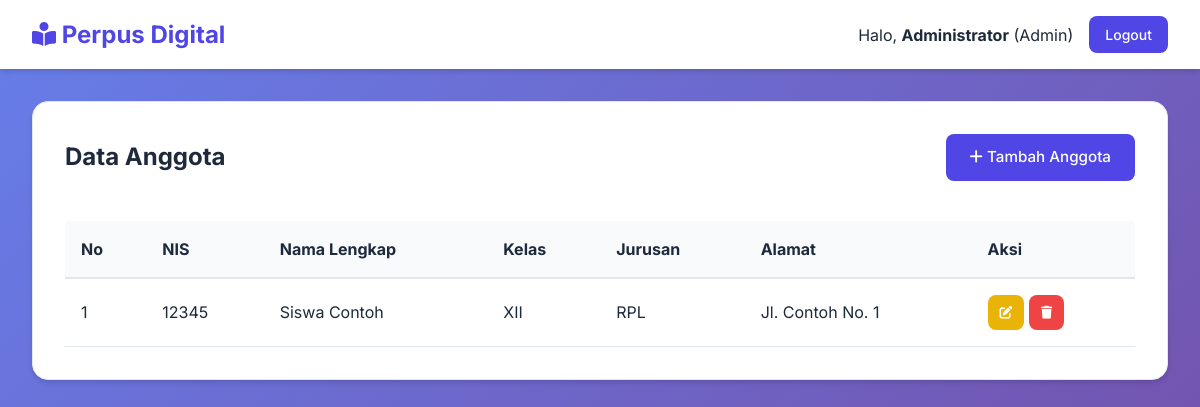
Screenshot of /anggota.php (signed in) with the database file from the repository.
### tables this page shows
CREATE TABLE `anggota` (
  `id_anggota` int(11) NOT NULL AUTO_INCREMENT,
  `nis` varchar(20) NOT NULL,
  `nama_lengkap` varchar(100) NOT NULL,
  `kelas` varchar(20) NOT NULL,
  `jurusan` varchar(50) NOT NULL,
  `alamat` text NOT NULL,
  `password` varchar(32) NOT NULL,
  PRIMARY KEY (`id_anggota`),
  UNIQUE KEY `nis` (`nis`)
);

### anggota.php (the view, shortened to what this page needs)
<?php
include 'header.php';
include 'config/database.php';
?>
<div class="card">
    <div style="display: flex; justify-content: space-between; align-items: center; margin-bottom: 1.5rem;">
        <h2 style="margin-bottom: 0;">Data Anggota</h2>
        <a href="tambah_anggota.php" class="btn btn-primary"><i class="fas fa-plus"></i> Tambah Anggota</a>
    </div>
    <div style="overflow-x: auto;">
        <table style="width: 100%; border-collapse: collapse; margin-top: 1rem;">
            <thead>
                <tr style="background-color: #f8fafc; text-align: left;">
                    <th style="padding: 1rem; border-bottom: 2px solid var(--border-color);">No</th>
                    <th style="padding: 1rem; border-bottom: 2px solid var(--border-color);">NIS</th>
                    <th style="padding: 1rem; border-bottom: 2px solid var(--border-color);">Nama Lengkap</th>
                    <th style="padding: 1rem; border-bottom: 2px solid var(--border-color);">Kelas</th>
                    <th style="padding: 1rem; border-bottom: 2px solid var(--border-color);">Jurusan</th>
                    <th style="padding: 1rem; border-bottom: 2px solid var(--border-color);">Alamat</th>
                    <th style="padding: 1rem; border-bottom: 2px solid var(--border-color);">Aksi</th>
                </tr>
            </thead>
            <tbody>
                <?php
$no = 1;
$data = mysqli_query($koneksi, "SELECT * FROM anggota ORDER BY nama_lengkap ASC");
while ($d = mysqli_fetch_array($data)) {
?>
                    <tr style="border-bottom: 1px solid var(--border-color);">
                        <td style="padding: 1rem;"><?php echo $no++; ?></td>
                        <td style="padding: 1rem;"><?php echo $d['nis']; ?></td>
                        <td style="padding: 1rem;"><?php echo $d['nama_lengkap']; ?></td>
                        <td style="padding: 1rem;"><?php echo $d['kelas']; ?></td>
                        <td style="padding: 1rem;"><?php echo $d['jurusan']; ?></td>
                        <td style="padding: 1rem;"><?php echo $d['alamat']; ?></td>
                        <td style="padding: 1rem;">
                            <a href="edit_anggota.php?id=<?php echo $d['id_anggota']; ?>" class="btn" style="background-color: #eab308; color: white; padding: 0.5rem 0.75rem; font-size: 0.8rem;"><i class="fas fa-edit"></i></a>
                            <a href="hapus_anggota.php?id=<?php echo $d['id_anggota']; ?>" class="btn" style="background-color: #ef4444; color: white; padding: 0.5rem 0.75rem; font-size: 0.8rem;" onclick="return confirm('Yakin ingin menghapus data ini?')"><i class="fas fa-trash"></i></a>
                        </td>
                    </tr>
                <?php
}
?>
            </tbody>
        </table>
    </div>
</div>
<?php include 'footer.php'; ?>

### assets/css/style.css (style rules this page uses)
:root { --primary-color: #4f46e5; --primary-hover: #4338ca; --secondary-color: #64748b; --background-color: #f1f5f9; --surface-color: #ffffff; --text-color: #1e293b; --text-muted: #64748b; --border-color: #e2e8f0; --success-color: #10b981; --error-color: #ef4444; --warning-color: #f59e0b; --shadow-sm: 0 1px 2px 0 rgb(0 0 0 / 0.05); --shadow: 0 4px 6px -1px rgb(0 0 0 / 0.1), 0 2px 4px -2px rgb(0 0 0 / 0.1); --shadow-lg: 0 10px 15px -3px rgb(0 0 0 / 0.1), 0 4px 6px -4px rgb(0 0 0 / 0.1); --glass-bg: rgba(255, 255, 255, 0.7); --glass-border: 1px solid rgba(255, 255, 255, 0.3); --glass-shadow: 0 8px 32px 0 rgba(31, 38, 135, 0.37); }
* { margin: 0; padding: 0; box-sizing: border-box; }
body { font-family: 'Inter', sans-serif; background-color: var(--background-color); color: var(--text-color); line-height: 1.5; background-image: linear-gradient(135deg, #667eea 0%, #764ba2 100%); min-height: 100vh; }
a { text-decoration: none; color: var(--primary-color); transition: color 0.2s; }
.card { background: var(--surface-color); border-radius: 1rem; box-shadow: var(--shadow); padding: 2rem; border: 1px solid var(--border-color); }
.btn { display: inline-block; padding: 0.75rem 1.5rem; border-radius: 0.5rem; font-weight: 500; cursor: pointer; transition: all 0.2s; border: none; font-size: 0.95rem; }
.btn-primary { background-color: var(--primary-color); color: white; }

### rows the page displays
anggota: nis "12345", nama_lengkap "Siswa Contoh", kelas "XII", jurusan "RPL", alamat "Jl. Contoh No. 1"

### other values shown
$_SESSION['nama'] "Administrator"
$_SESSION['level'] "Admin"
